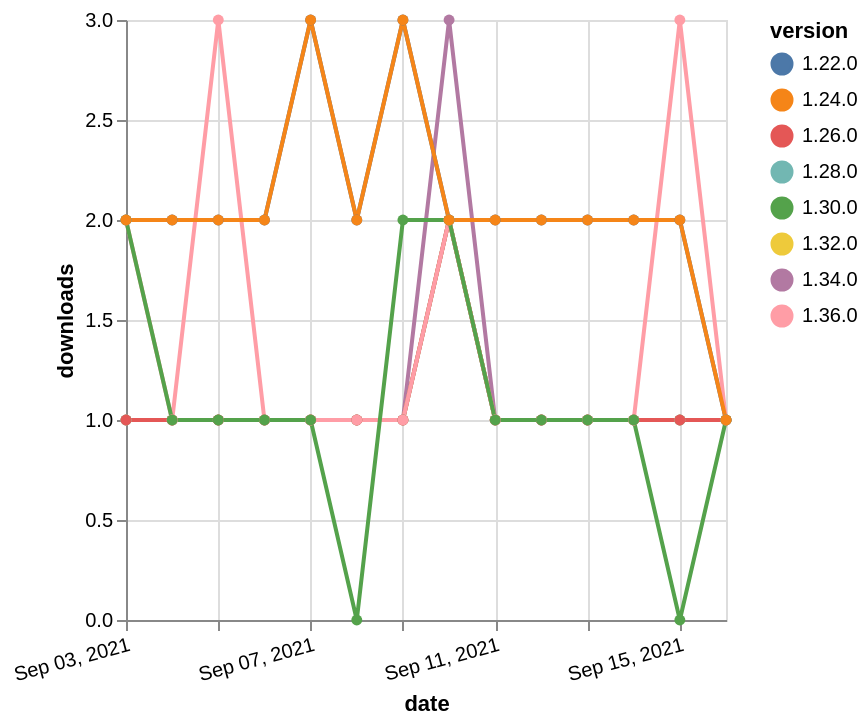

Specify this chart in Vega-Lite:
### Vega-Lite specification from a JSON file in a GitHub repository (floating-point values rounded to 4 significant figures)
{"$schema": "https://vega.github.io/schema/vega-lite/v5.json", "description": "A simple bar chart with embedded data.", "data": {"values": [{"date": "2021-09-03", "total": 189, "delta": 1, "version": "1.34.0"}, {"date": "2021-09-04", "total": 190, "delta": 1, "version": "1.34.0"}, {"date": "2021-09-05", "total": 191, "delta": 1, "version": "1.34.0"}, {"date": "2021-09-06", "total": 192, "delta": 1, "version": "1.34.0"}, {"date": "2021-09-07", "total": 193, "delta": 1, "version": "1.34.0"}, {"date": "2021-09-08", "total": 194, "delta": 1, "version": "1.34.0"}, {"date": "2021-09-09", "total": 195, "delta": 1, "version": "1.34.0"}, {"date": "2021-09-10", "total": 198, "delta": 3, "version": "1.34.0"}, {"date": "2021-09-11", "total": 199, "delta": 1, "version": "1.34.0"}, {"date": "2021-09-12", "total": 200, "delta": 1, "version": "1.34.0"}, {"date": "2021-09-13", "total": 201, "delta": 1, "version": "1.34.0"}, {"date": "2021-09-14", "total": 202, "delta": 1, "version": "1.34.0"}, {"date": "2021-09-15", "total": 203, "delta": 1, "version": "1.34.0"}, {"date": "2021-09-16", "total": 204, "delta": 1, "version": "1.34.0"}, {"date": "2021-09-03", "total": 165, "delta": 1, "version": "1.32.0"}, {"date": "2021-09-04", "total": 166, "delta": 1, "version": "1.32.0"}, {"date": "2021-09-05", "total": 167, "delta": 1, "version": "1.32.0"}, {"date": "2021-09-06", "total": 168, "delta": 1, "version": "1.32.0"}, {"date": "2021-09-07", "total": 169, "delta": 1, "version": "1.32.0"}, {"date": "2021-09-08", "total": 170, "delta": 1, "version": "1.32.0"}, {"date": "2021-09-09", "total": 171, "delta": 1, "version": "1.32.0"}, {"date": "2021-09-10", "total": 173, "delta": 2, "version": "1.32.0"}, {"date": "2021-09-11", "total": 174, "delta": 1, "version": "1.32.0"}, {"date": "2021-09-12", "total": 175, "delta": 1, "version": "1.32.0"}, {"date": "2021-09-13", "total": 176, "delta": 1, "version": "1.32.0"}, {"date": "2021-09-14", "total": 177, "delta": 1, "version": "1.32.0"}, {"date": "2021-09-15", "total": 178, "delta": 1, "version": "1.32.0"}, {"date": "2021-09-16", "total": 179, "delta": 1, "version": "1.32.0"}, {"date": "2021-09-03", "total": 2326, "delta": 2, "version": "1.22.0"}, {"date": "2021-09-04", "total": 2328, "delta": 2, "version": "1.22.0"}, {"date": "2021-09-05", "total": 2330, "delta": 2, "version": "1.22.0"}, {"date": "2021-09-06", "total": 2332, "delta": 2, "version": "1.22.0"}, {"date": "2021-09-07", "total": 2335, "delta": 3, "version": "1.22.0"}, {"date": "2021-09-08", "total": 2337, "delta": 2, "version": "1.22.0"}, {"date": "2021-09-09", "total": 2340, "delta": 3, "version": "1.22.0"}, {"date": "2021-09-10", "total": 2342, "delta": 2, "version": "1.22.0"}, {"date": "2021-09-11", "total": 2344, "delta": 2, "version": "1.22.0"}, {"date": "2021-09-12", "total": 2346, "delta": 2, "version": "1.22.0"}, {"date": "2021-09-13", "total": 2348, "delta": 2, "version": "1.22.0"}, {"date": "2021-09-14", "total": 2350, "delta": 2, "version": "1.22.0"}, {"date": "2021-09-15", "total": 2352, "delta": 2, "version": "1.22.0"}, {"date": "2021-09-16", "total": 2353, "delta": 1, "version": "1.22.0"}, {"date": "2021-09-03", "total": 199, "delta": 1, "version": "1.28.0"}, {"date": "2021-09-04", "total": 200, "delta": 1, "version": "1.28.0"}, {"date": "2021-09-05", "total": 201, "delta": 1, "version": "1.28.0"}, {"date": "2021-09-06", "total": 202, "delta": 1, "version": "1.28.0"}, {"date": "2021-09-07", "total": 203, "delta": 1, "version": "1.28.0"}, {"date": "2021-09-08", "total": 204, "delta": 1, "version": "1.28.0"}, {"date": "2021-09-09", "total": 205, "delta": 1, "version": "1.28.0"}, {"date": "2021-09-10", "total": 207, "delta": 2, "version": "1.28.0"}, {"date": "2021-09-11", "total": 208, "delta": 1, "version": "1.28.0"}, {"date": "2021-09-12", "total": 209, "delta": 1, "version": "1.28.0"}, {"date": "2021-09-13", "total": 210, "delta": 1, "version": "1.28.0"}, {"date": "2021-09-14", "total": 211, "delta": 1, "version": "1.28.0"}, {"date": "2021-09-15", "total": 212, "delta": 1, "version": "1.28.0"}, {"date": "2021-09-16", "total": 213, "delta": 1, "version": "1.28.0"}, {"date": "2021-09-03", "total": 242, "delta": 1, "version": "1.26.0"}, {"date": "2021-09-04", "total": 243, "delta": 1, "version": "1.26.0"}, {"date": "2021-09-05", "total": 244, "delta": 1, "version": "1.26.0"}, {"date": "2021-09-06", "total": 245, "delta": 1, "version": "1.26.0"}, {"date": "2021-09-07", "total": 246, "delta": 1, "version": "1.26.0"}, {"date": "2021-09-08", "total": 247, "delta": 1, "version": "1.26.0"}, {"date": "2021-09-09", "total": 248, "delta": 1, "version": "1.26.0"}, {"date": "2021-09-10", "total": 250, "delta": 2, "version": "1.26.0"}, {"date": "2021-09-11", "total": 251, "delta": 1, "version": "1.26.0"}, {"date": "2021-09-12", "total": 252, "delta": 1, "version": "1.26.0"}, {"date": "2021-09-13", "total": 253, "delta": 1, "version": "1.26.0"}, {"date": "2021-09-14", "total": 254, "delta": 1, "version": "1.26.0"}, {"date": "2021-09-15", "total": 255, "delta": 1, "version": "1.26.0"}, {"date": "2021-09-16", "total": 256, "delta": 1, "version": "1.26.0"}, {"date": "2021-09-03", "total": 126, "delta": 2, "version": "1.36.0"}, {"date": "2021-09-04", "total": 127, "delta": 1, "version": "1.36.0"}, {"date": "2021-09-05", "total": 130, "delta": 3, "version": "1.36.0"}, {"date": "2021-09-06", "total": 131, "delta": 1, "version": "1.36.0"}, {"date": "2021-09-07", "total": 132, "delta": 1, "version": "1.36.0"}, {"date": "2021-09-08", "total": 133, "delta": 1, "version": "1.36.0"}, {"date": "2021-09-09", "total": 134, "delta": 1, "version": "1.36.0"}, {"date": "2021-09-10", "total": 136, "delta": 2, "version": "1.36.0"}, {"date": "2021-09-11", "total": 137, "delta": 1, "version": "1.36.0"}, {"date": "2021-09-12", "total": 138, "delta": 1, "version": "1.36.0"}, {"date": "2021-09-13", "total": 139, "delta": 1, "version": "1.36.0"}, {"date": "2021-09-14", "total": 140, "delta": 1, "version": "1.36.0"}, {"date": "2021-09-15", "total": 143, "delta": 3, "version": "1.36.0"}, {"date": "2021-09-16", "total": 144, "delta": 1, "version": "1.36.0"}, {"date": "2021-09-03", "total": 181, "delta": 2, "version": "1.30.0"}, {"date": "2021-09-04", "total": 182, "delta": 1, "version": "1.30.0"}, {"date": "2021-09-05", "total": 183, "delta": 1, "version": "1.30.0"}, {"date": "2021-09-06", "total": 184, "delta": 1, "version": "1.30.0"}, {"date": "2021-09-07", "total": 185, "delta": 1, "version": "1.30.0"}, {"date": "2021-09-08", "total": 185, "delta": 0, "version": "1.30.0"}, {"date": "2021-09-09", "total": 187, "delta": 2, "version": "1.30.0"}, {"date": "2021-09-10", "total": 189, "delta": 2, "version": "1.30.0"}, {"date": "2021-09-11", "total": 190, "delta": 1, "version": "1.30.0"}, {"date": "2021-09-12", "total": 191, "delta": 1, "version": "1.30.0"}, {"date": "2021-09-13", "total": 192, "delta": 1, "version": "1.30.0"}, {"date": "2021-09-14", "total": 193, "delta": 1, "version": "1.30.0"}, {"date": "2021-09-15", "total": 193, "delta": 0, "version": "1.30.0"}, {"date": "2021-09-16", "total": 194, "delta": 1, "version": "1.30.0"}, {"date": "2021-09-03", "total": 2277, "delta": 2, "version": "1.24.0"}, {"date": "2021-09-04", "total": 2279, "delta": 2, "version": "1.24.0"}, {"date": "2021-09-05", "total": 2281, "delta": 2, "version": "1.24.0"}, {"date": "2021-09-06", "total": 2283, "delta": 2, "version": "1.24.0"}, {"date": "2021-09-07", "total": 2286, "delta": 3, "version": "1.24.0"}, {"date": "2021-09-08", "total": 2288, "delta": 2, "version": "1.24.0"}, {"date": "2021-09-09", "total": 2291, "delta": 3, "version": "1.24.0"}, {"date": "2021-09-10", "total": 2293, "delta": 2, "version": "1.24.0"}, {"date": "2021-09-11", "total": 2295, "delta": 2, "version": "1.24.0"}, {"date": "2021-09-12", "total": 2297, "delta": 2, "version": "1.24.0"}, {"date": "2021-09-13", "total": 2299, "delta": 2, "version": "1.24.0"}, {"date": "2021-09-14", "total": 2301, "delta": 2, "version": "1.24.0"}, {"date": "2021-09-15", "total": 2303, "delta": 2, "version": "1.24.0"}, {"date": "2021-09-16", "total": 2304, "delta": 1, "version": "1.24.0"}]}, "width": "container", "mark": {"type": "line", "point": {"filled": true}}, "encoding": {"x": {"field": "date", "type": "temporal", "timeUnit": "yearmonthdate", "title": "date", "axis": {"labelAngle": -15}}, "y": {"field": "delta", "type": "quantitative", "title": "downloads"}, "color": {"field": "version", "type": "nominal"}, "tooltip": {"field": "delta"}}}
